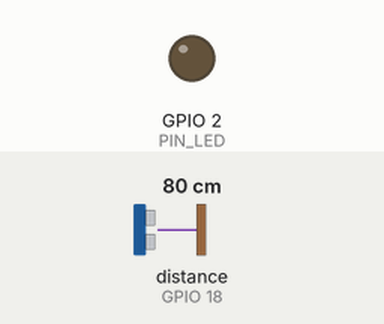
Bench run of a sketch on a simulated ESP32. On the bench: output pins drawn as LEDs (lit = HIGH). Wiring (inferred from the names in the program): ultrasonic range finder: trigger GPIO 5; echo GPIO 18. The inputs (shaded band) are chosen by the test bench; at power-on: distance to the obstacle (sensor on GPIO 18) 80 cm. The echo pulse lasts 58.3 µs per cm; WiFi joins after 1.5 s; servers stay silent unless stated; random numbers use the default seed unless the sketch sets one; no MQTT or app messages arrive unless stated; pins used as bus, display or sensor lines are not drawn; what the sketch prints to the serial monitor is not drawn.

Above: at 0.1 s.
At 1.6 s:
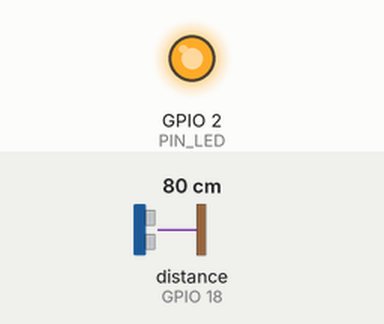
Timing chart, 0 to 3.6 s (numbered marks = the images above):
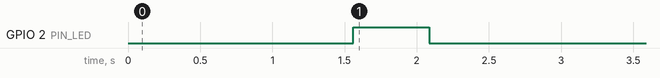

Measured:
- by itself, GPIO 2 (PIN_LED): LOW → HIGH at 1.6 s, → LOW 0.53 s later

The sketch:

sketch.ino
```cpp
#include <WiFi.h>
#include <PubSubClient.h>

const char* SSID = "Wokwi-GUEST";
const char* PASSWORD = "";
const char* MQTT_BROKER = "broker.hivemq.com";
const int MQTT_PORT = 1883;

const char* TOPIC_LEVEL = "mackenzie/urban/flood/level";
const char* TOPIC_STATUS = "mackenzie/urban/flood/status";

const int PIN_TRIG = 5;
const int PIN_ECHO = 18;
const int PIN_LED = 2;

const int LIMIAR_CRITICO = 42;
const float MARGEM_HISTERESE = 1.05;
const int TAMANHO_FILTRO = 10;
int leituras[TAMANHO_FILTRO];
int indiceFiltro = 0;

bool alertaAtivo = false;
long ultimaPublicacao = 0;
const int INTERVALO_PUBLICACAO = 5000;

WiFiClient espClient;
PubSubClient mqttClient(espClient);

int aplicarMediaMovel(int novaLeitura) {
  leituras[indiceFiltro] = novaLeitura;
  indiceFiltro = (indiceFiltro + 1) % TAMANHO_FILTRO;

  long soma = 0;
  for (int i = 0; i < TAMANHO_FILTRO; i++) {
    soma += leituras[i];
  }
  return soma / TAMANHO_FILTRO;
}

void conectarWiFi() {
  Serial.print("Conectando-se à rede Wi-Fi: ");
  Serial.println(SSID);
  WiFi.begin(SSID, PASSWORD);

  while (WiFi.status() != WL_CONNECTED) {
    delay(500);
    Serial.print(".");
  }
  Serial.println("\nWi-Fi conectado com sucesso!");
}

void conectarMQTT() {
  while (!mqttClient.connected()) {
    Serial.print("Tentando estabelecer conexão com o Broker MQTT...");

    String clientId = "ESP32Client-Resilience-" + String(random(0, 1000));

    if (mqttClient.connect(clientId.c_str(), TOPIC_STATUS, 1, true, "Offline")) {
      Serial.println("Conectado ao Broker HiveMQ!");
      mqttClient.publish(TOPIC_STATUS, "Online", true);
    } else {
      Serial.print("Falha na conexão. Código: ");
      Serial.print(mqttClient.state());
      Serial.println(" Tentando novamente em 5 segundos...");
      delay(5000);
    }
  }
}

void setup() {
  Serial.begin(115200);

  pinMode(PIN_TRIG, OUTPUT);
  pinMode(PIN_ECHO, INPUT);
  pinMode(PIN_LED, OUTPUT);
  digitalWrite(PIN_LED, LOW);

  for (int i = 0; i < TAMANHO_FILTRO; i++) leituras[i] = 0;

  conectarWiFi();
  mqttClient.setServer(MQTT_BROKER, MQTT_PORT);
}

void loop() {
  if (WiFi.status() != WL_CONNECTED) {
    conectarWiFi();
  }
  if (!mqttClient.connected()) {
    conectarMQTT();
  }
  mqttClient.loop();

  digitalWrite(PIN_TRIG, LOW);
  delayMicroseconds(2);
  digitalWrite(PIN_TRIG, HIGH);
  delayMicroseconds(10);
  digitalWrite(PIN_TRIG, LOW);

  long duracaoPulse = pulseIn(PIN_ECHO, HIGH);
  int distanciaBruta = duracaoPulse * 0.034 / 2;

  int distanciaFiltrada = aplicarMediaMovel(distanciaBruta);

  if (distanciaFiltrada <= LIMIAR_CRITICO) {
    if (!alertaAtivo) {
      alertaAtivo = true;
      digitalWrite(PIN_LED, HIGH);
      Serial.println(" [ALERTA] Nível crítico de água detectado!");
    }
  } else if (distanciaFiltrada > (LIMIAR_CRITICO * MARGEM_HISTERESE)) {
    if (alertaAtivo) {
      alertaAtivo = false;
      digitalWrite(PIN_LED, LOW);
      Serial.println(" [INFO] Nível hídrico estabilizado. Alerta removido.");
    }
  }

  long agora = millis();
  if (agora - ultimaPublicacao > INTERVALO_PUBLICACAO) {
    ultimaPublicacao = agora;

    String payload = "{\"distancia\":" + String(distanciaFiltrada) + ",\"alerta\":" + String(alertaAtivo) + "}";
    Serial.print("Publicando telemetria: ");
    Serial.println(payload);

    mqttClient.publish(TOPIC_LEVEL, payload.c_str());
  }

  delay(100);
}
```
